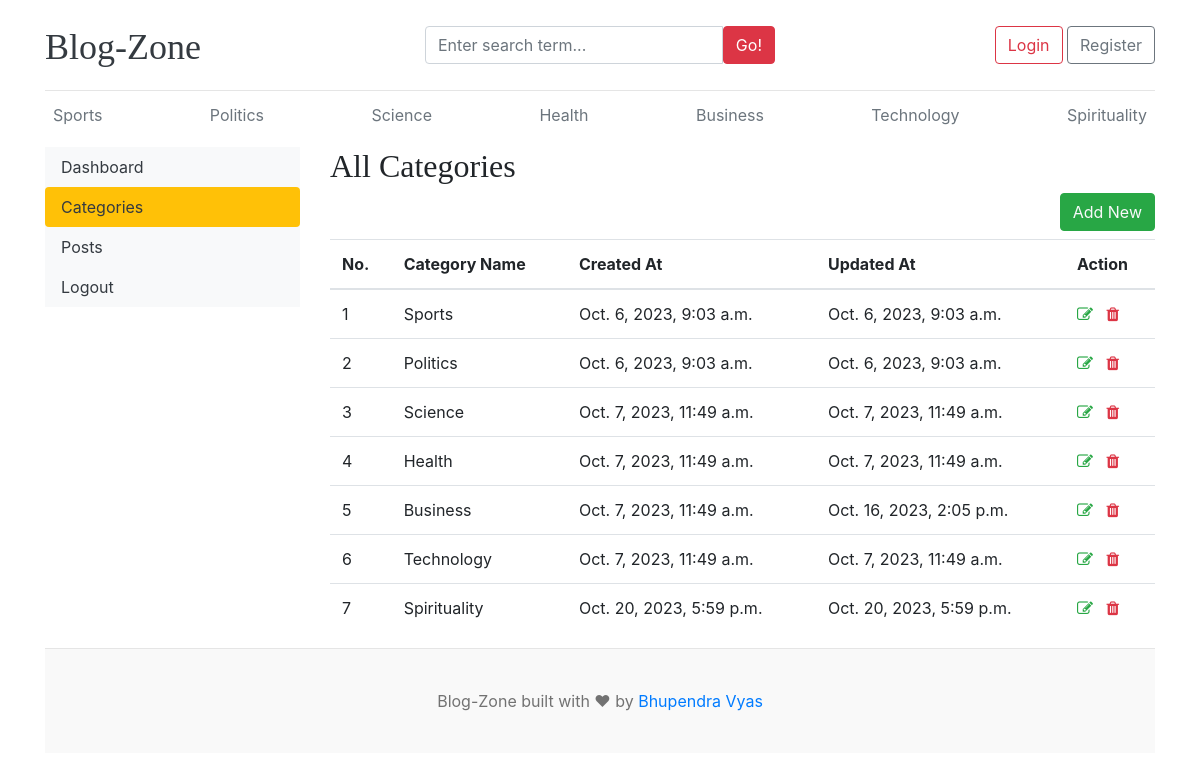
/dashboard/categories/, run on the app's committed database.
### blogs/models.py (models this page shows)
class Category(models.Model):
	category_name = models.CharField(max_length=50, unique=True)
	created_at = models.DateTimeField(auto_now_add=True)
	updated_at = models.DateTimeField(auto_now=True)
	class Meta:
		verbose_name_plural = 'categories'
	def __str__(self):
		return self.category_name

### dashboard/views.py (the view)
# urls.py: path('categories/', views.categories, name='categories'),
def categories(request):
    return render(request, 'dashboard/categories.html')

### blogs/context_processors.py (called while the page is built)
def get_categories(request):
    categories = Category.objects.all()
    return dict(categories=categories)

def get_social_links(request):
    social_links = SocialLink.objects.all()
    return dict(social_links=social_links)

### templates/dashboard/categories.html (shortened to what this page needs)
{% extends "base.html" %}
{% block content %}
<div class="row">
    {% include "dashboard/sidebar.html" %}
    <div class="col-md-9">
        <h2>All Categories</h2>
        <a href="{% url 'add_category' %}" class="btn btn-success text-light float-right mb-2">Add New</a>
        <table class="table table-hover">
            <thead>
              <tr>
                <th>No.</th>
                <th>Category Name</th>
                <th>Created At</th>
                <th>Updated At</th>
                <th>Action </th>
              </tr>
            </thead>
            <tbody>
            {% for cat in categories %}
              <tr>
                <td>{{ forloop.counter }}</th>
                <td>{{ cat }}</td>
                <td>{{ cat.created_at }}</td>
                <td>{{ cat.updated_at }}</td>
                <td>
                  <a href="{% url 'edit_category' cat.id %}"><i class="fa fa-edit text-success"></i></a>
                  <a href="{% url 'delete_category' cat.id %}"><i class="fa fa-trash text-danger"></i></a>
                </td>
              </tr>
            {% endfor %}
            </tbody>
          </table>
    </div>
</div>
{% endblock content %}

### templates/base.html (shortened to what this page needs)
{% load static %}
<!DOCTYPE html>
<html lang="en">
<head>
    <link href="https://getbootstrap.com/docs/4.0/dist/css/bootstrap.min.css" rel="stylesheet">
    <link href='{% static "css/blog.css" %}' rel="stylesheet">
    <link rel="stylesheet" href="https://cdnjs.cloudflare.com/ajax/libs/font-awesome/4.7.0/css/font-awesome.min.css">
  </head>
<body>
    <div class="container">
      <header class="blog-header py-3">
        <div class="row flex-nowrap justify-content-between align-items-center">
          <div class="col-4 pt-1">
            <a class="blog-header-logo text-dark" href="{% url 'home' %}">Blog-Zone</a>
          </div>
          <div class="col-4">
            <form action="{% url 'search' %}" method="GET">
              <div class="input-group">
                <input class="form-control" type="text" value="{{keyword}}" name="keyword" placeholder="Enter search term..." aria-label="Enter search term..." aria-describedby="button-search" />
                <button type="submit" class="btn btn-danger" id="button-search" type="button">Go!</button>
              </div>
            </form>
          </div>
          <div class="col-4 d-flex justify-content-end align-items-center">
            {% if not user.is_authenticated %}
            <a class="btn btn-md btn-outline-danger" href="{% url 'login' %}">Login</a> &nbsp;
            <a class="btn btn-md btn-outline-secondary" href="{% url 'register' %}">Register</a>
            {% else %}
            <span><a href="{% url 'dashboard' %}" class="btn btn-danger">Dashboard</a></span>
            &emsp;
            <span><a href="{% url 'logout' %}" class="btn btn-danger">Logout</a></span>
            {% endif %}
          </div>
        </div>
      </header>
      <div class="nav-scroller py-1 mb-2">
        <nav class="nav d-flex justify-content-between">
          {% for cat in categories  %}
            <a class="p-2 text-muted" href="{% url 'posts_by_category' cat.id %}">{{ cat.category_name }}</a>
          {% endfor %}
        </nav>
    </div>
{% block content %}{% endblock content %}
<footer class="blog-footer">
    <p>Blog-Zone built with ❤ by <a href="#">Bhupendra Vyas</a></p>
</footer>
</body>
</html>

### blog_main/static/css/blog.css (style rules this page uses)
.blog-header { border-bottom: 1px solid #e5e5e5; }
.blog-header-logo { font-family: "Playfair Display", Georgia, "Times New Roman", serif; font-size: 2.25rem; }
h1, h2, h3, h4, h5, h6 { font-family: "Playfair Display", Georgia, "Times New Roman", serif; }
.blog-footer { padding: 2.5rem 0; color: #727272; text-align: center; background-color: #f9f9f9; border-top: .05rem solid #e5e5e5; }
.blog-footer p:last-child { margin-bottom: 0; }

### data on the page
Category: category_name "Sports", created_at "Oct. 6, 2023, 9:03 a.m.", updated_at "Oct. 6, 2023, 9:03 a.m."
Category: category_name "Politics", created_at "Oct. 6, 2023, 9:03 a.m.", updated_at "Oct. 6, 2023, 9:03 a.m."
Category: category_name "Science", created_at "Oct. 7, 2023, 11:49 a.m.", updated_at "Oct. 7, 2023, 11:49 a.m."
Category: category_name "Health", created_at "Oct. 7, 2023, 11:49 a.m.", updated_at "Oct. 7, 2023, 11:49 a.m."
Category: category_name "Business", created_at "Oct. 7, 2023, 11:49 a.m.", updated_at "Oct. 16, 2023, 2:05 p.m."
Category: category_name "Technology", created_at "Oct. 7, 2023, 11:49 a.m.", updated_at "Oct. 7, 2023, 11:49 a.m."
Category: category_name "Spirituality", created_at "Oct. 20, 2023, 5:59 p.m.", updated_at "Oct. 20, 2023, 5:59 p.m."
